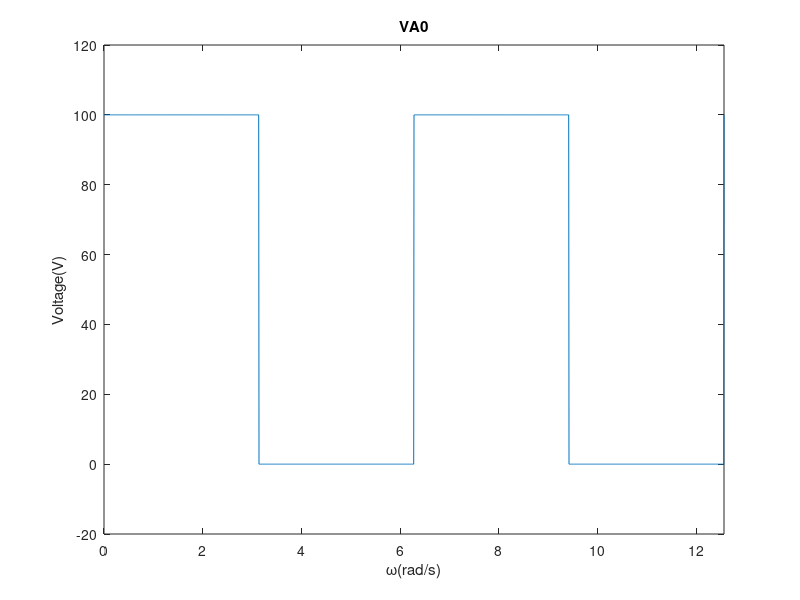
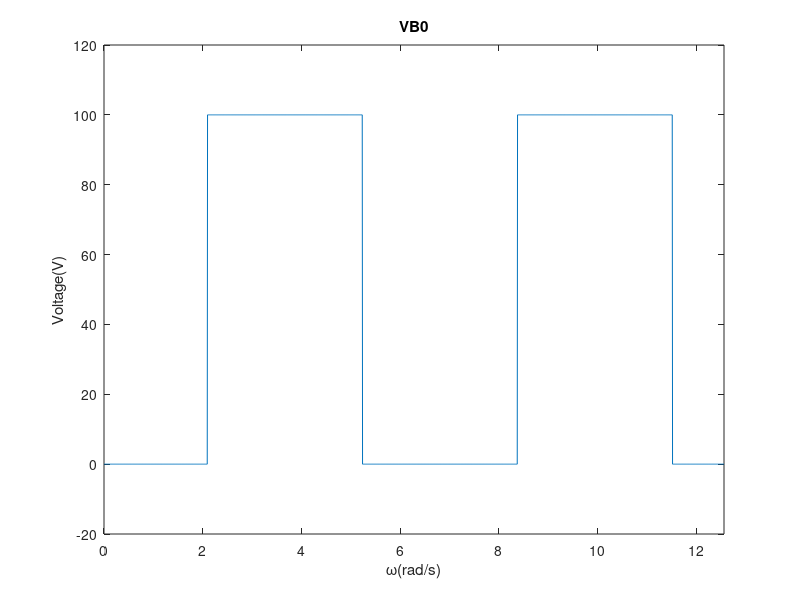
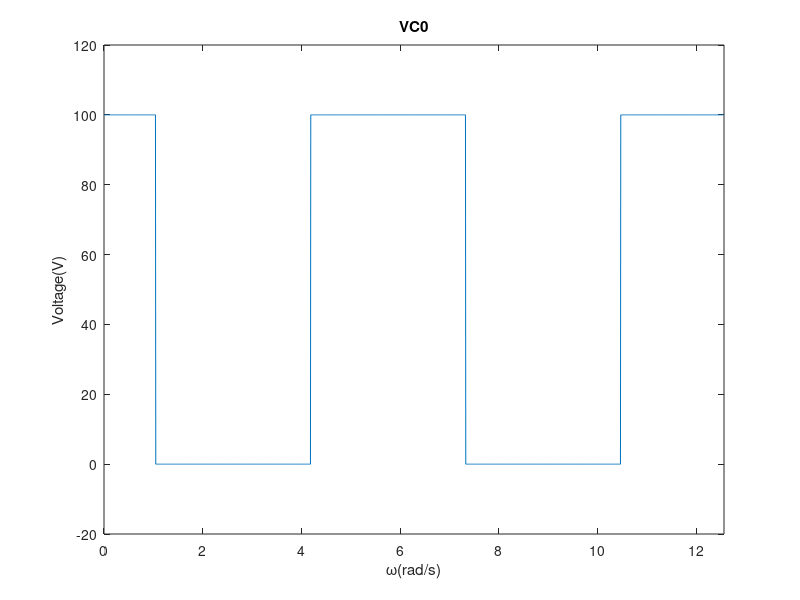
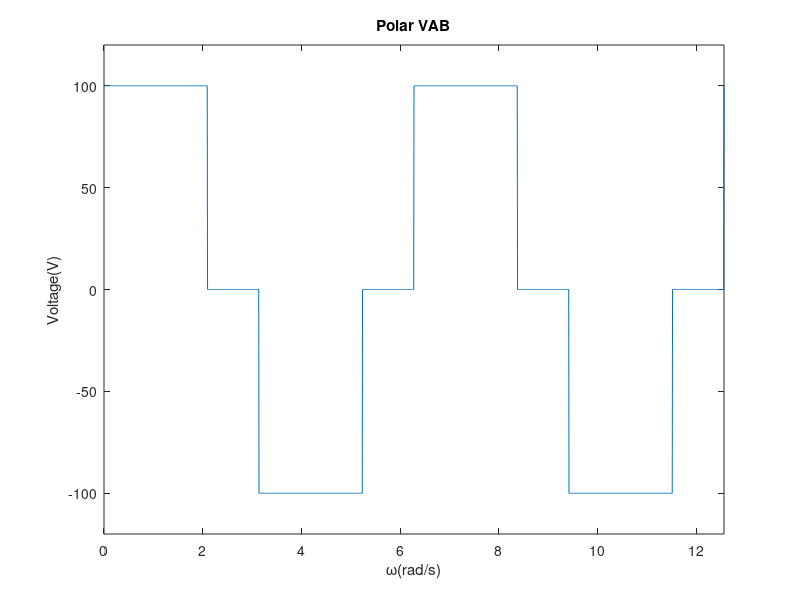

MATLAB code to generate these figures, in order:
clear all;
close all;

% ---------------- 3 -----------------

V = 100;                 % Input voltage
amp = 1;                 % Amplitude
R = 10;                  % Resistance
L = 0.025;               % Induction
f = 50;                  % Frequency
om = 2*pi*f;             % Omega
dt = 2*(10^-5);          % Step
n = 2;              
t = 0:dt:n*(1/f);        % Time vector
om_t = om*t;             % Calculation of w*t
w_t = mod(om*t,2*pi);    % on [0,2pi]

% Initialization 
p1 = zeros(size(t));
p2 = zeros(size(t));
p3 = zeros(size(t));
p4 = zeros(size(t));
p5 = zeros(size(t));
p6 = zeros(size(t));



% Pulse creation
for k=1:size(t,2)
    
    if (w_t(k)>=0 && w_t(k)<pi)  
        p1(k) = amp;
        p4(k) = 0;
    elseif (w_t(k)>=pi && w_t(k)<=2*pi) 
        p4(k) = amp;
        p1(k) = 0;
    end
    
    if (w_t(k)>=0 && w_t(k)<2*pi/3) 
        p3(k) = 0;
        p6(k) = amp;
    elseif (w_t(k)>=2*pi/3 && w_t(k)<5*pi/3) 
        p3(k) = amp;
        p6(k) = 0;
    elseif (w_t(k)>=5*pi/3 && w_t(k)<=2*pi) 
        p3(k) = 0;
        p6(k) = amp;
    end
    
    if (w_t(k)>=0 && w_t(k)<pi/3)     
        p5(k) = amp;
        p2(k) = 0;
    elseif (w_t(k)>=pi/3 && w_t(k)<4*pi/3)    
        p5(k) = 0;
        p2(k) = amp;
    elseif (w_t(k)>=4*pi/3 && w_t(k)<=2*pi)   
        p5(k) = amp;
        p2(k) = 0;
    end
    
end


% Initialization
Vao = zeros(size(t));
Vbo = zeros(size(t));
Vco = zeros(size(t));
Vab = zeros(size(t));
Vbc = zeros(size(t));
Vca = zeros(size(t));
Van = zeros(size(t));
Vbn = zeros(size(t));
Vcn = zeros(size(t));

% Voltages calculations
for k=1:size(t,2)
    
    if (p1(k) == amp)
        Vao(k) = V;
    elseif ( p4(k) == amp)
        Vao(k) = 0;
    end
    
    if (p3(k) == amp)
        Vbo(k) = V;
    elseif ( p6(k) == amp)
        Vbo(k) = 0;
    end
    
    if (p5(k) == amp)
        Vco(k) = V;
    elseif (p2(k) == amp)
        Vco(k) = 0;
    end
    
end

figure()
plot(om_t,Vao)
title('VA0')
xlabel('ω(rad/s)')
ylabel('Voltage(V)');
axis([0 4*pi -20 120])

figure()
plot(om_t,Vbo)
title('VB0')
xlabel('ω(rad/s)')
ylabel('Voltage(V)');
axis([0 4*pi -20 120])

figure()
plot(om_t,Vco)
title('VC0')
xlabel('ω(rad/s)')
ylabel('Voltage(V)');
axis([0 4*pi -20 120])

% Polar Voltages
Vab=Vao-Vbo;
Vca=Vco-Vao;
Vbc=Vbo-Vco;

% Phase Voltages
Van=(Vab-Vca)/3;
Vbn=(Vbc-Vab)/3;
Vcn=(Vca-Vbc)/3;

% Polar Voltages
figure()
plot(om_t,Vab)
title('Polar VAB')
xlabel('ω(rad/s)')
ylabel('Voltage(V)');
axis([0 4*pi -120 120])

figure()
plot(om_t,Vbc)
title('Polar VBC')
xlabel('ω(rad/s)')
ylabel('Voltage(V)');
axis([0 4*pi -120 120])

figure()
plot(om_t,Vca)
title('Polar VCA')
xlabel('ω(rad/s)')
ylabel('Voltage(V)');
axis([0 4*pi -120 120])

%Phase Voltages
figure()
plot(om_t,Van)
title('Phase VAN')
xlabel('ω(rad/s)')
ylabel('Voltage(V)');
axis([0 4*pi -100 100])

figure()
plot(om_t,Vbn)
title('Phase VBN')
xlabel('ω(rad/s)')
ylabel('Voltage(V)');
axis([0 4*pi -100 100])

figure()
plot(om_t,Vcn)
title('Phase VCN')
xlabel('ω(rad/s)')
ylabel('Voltage(V)');
axis([0 4*pi -100 100])


% Initialization
IAn = zeros(size(t));
IBn = zeros(size(t));
ICn = zeros(size(t));

% State space parametres
A_3 = -R/L;
B_3 = 1/L;
C_3 = 1;
D_3 = 0;

% State space model
sys_3 = ss(A_3,B_3,C_3,D_3);
% Discrete system
sys_3_discrete = c2d(sys_3, dt);
sys3A = sys_3_discrete.A;
sys3B = sys_3_discrete.B;
sys3C = sys_3_discrete.C;
sys3D = sys_3_discrete.D;

%Load's current
for k=1:size(t,2)
    IAn(k+1) = sys3A*IAn(k) + sys3B*Van(k);
    IBn(k+1) = sys3A*IBn(k) + sys3B*Vbn(k);
    ICn(k+1) = sys3A*ICn(k) + sys3B*Vcn(k);
end

figure()
plot(om_t,IAn(1:end-1))
title('Phase IAN')
xlabel('ω(rad/s)')
ylabel('I(A)');
axis([0 4*pi -15 15])

figure()
plot(om_t,IBn(1:end-1))
title('Phase IBN')
xlabel('ω(rad/s)')
ylabel('I(A)');
axis([0 4*pi -15 15])

figure()
plot(om_t,ICn(1:end-1))
xlabel('ω(rad/s)')
title('Phase ICN')
ylabel('I(A)');
axis([0 4*pi -15 15])


% Power calculation
PoutA = (IAn(1:end-1).^2)*R;
PoutB = (IBn(1:end-1).^2)*R;
PoutC = (ICn(1:end-1).^2)*R;
figure()
plot(t,PoutC)
title('Output Power');
xlabel('t(sec)');
ylabel('P(W)');


NFFT = 2000;
p3ph = (Vcn.*ICn(1:end-1));                   % Power
P3ph = mean(p3ph((n-1)*1000+1:end));          % Active power
V3rms = sqrt(sum(Vcn(1:NFFT).^2)/(NFFT/2));   % Vrms phase A
I3rms = sqrt(sum(ICn(1:NFFT).^2)/(NFFT/2));   % Irms phase A
S3ph = V3rms * I3rms;                         % Apparent power
Pf3 = P3ph/S3ph;                              % Power factor
disp('Power Factor in each phase:');
disp(Pf3);

% Fourier transformation
F = (1/dt)/2*linspace(0,1,(NFFT/2)+1);   
VCnF = fft(Vcn,NFFT);               
figure();
stem(F,abs(VCnF(1:(NFFT/2)+1)));
title('Voltage Harmonic')
ylabel('Voltage(V)')
xlabel('Frequency(Hz)')
